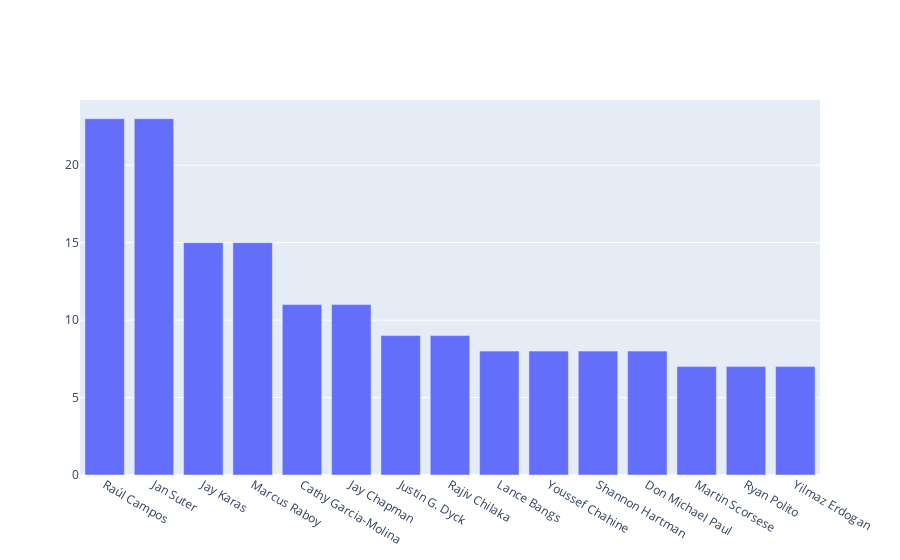

Notebook source saved alongside this figure:
### Markdown cell above
### Directors

### Code cell
directors = list(itertools.chain(*list(Netflix_release["Directors"].dropna().apply(lambda x: x.split(",")))))
director = dict(sorted(Counter(directors).items(), key=lambda x: x[1], reverse=True))
dir_fig = go.Figure([go.Bar(x=list(director.keys())[:15:], y=list(director.values())[:15:])])
# dir_fig.write_html("directors_plot.html")
dir_fig.show()

### Figure 1 — Plotly figure (JSON) as saved in the notebook; plotly's stock layout.template omitted (floating-point values rounded to 4 significant figures)
{"data": [{"x": ["Raúl Campos", "Jan Suter", "Jay Karas", "Marcus Raboy", "Cathy Garcia-Molina", "Jay Chapman", "Justin G. Dyck", "Rajiv Chilaka", "Lance Bangs", "Youssef Chahine", "Shannon Hartman", "Don Michael Paul", "Martin Scorsese", "Ryan Polito", "Yilmaz Erdogan"], "y": [23, 23, 15, 15, 11, 11, 9, 9, 8, 8, 8, 8, 7, 7, 7], "type": "bar"}], "layout": {}}
